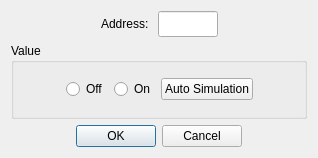
<?xml version="1.0" encoding="UTF-8"?>
<ui version="4.0">
 <class>DialogWriteCoilRegister</class>
 <widget class="QDialog" name="DialogWriteCoilRegister">
  <property name="geometry">
   <rect>
    <x>0</x>
    <y>0</y>
    <width>318</width>
    <height>158</height>
   </rect>
  </property>
  <property name="windowTitle">
   <string>Write Coil</string>
  </property>
  <layout class="QVBoxLayout" name="verticalLayout">
   <item>
    <layout class="QHBoxLayout" name="horizontalLayout_2">
     <item>
      <spacer name="horizontalSpacer_3">
       <property name="orientation">
        <enum>Qt::Orientation::Horizontal</enum>
       </property>
       <property name="sizeHint" stdset="0">
        <size>
         <width>20</width>
         <height>20</height>
        </size>
       </property>
      </spacer>
     </item>
     <item>
      <widget class="QLabel" name="labelAddress">
       <property name="text">
        <string>Address: </string>
       </property>
      </widget>
     </item>
     <item>
      <widget class="NumericLineEdit" name="lineEditAddress">
       <property name="sizePolicy">
        <sizepolicy hsizetype="Fixed" vsizetype="Fixed">
         <horstretch>0</horstretch>
         <verstretch>0</verstretch>
        </sizepolicy>
       </property>
       <property name="minimumSize">
        <size>
         <width>0</width>
         <height>26</height>
        </size>
       </property>
       <property name="maximumSize">
        <size>
         <width>60</width>
         <height>16777215</height>
        </size>
       </property>
       <property name="text">
        <string/>
       </property>
      </widget>
     </item>
     <item>
      <spacer name="horizontalSpacer_4">
       <property name="orientation">
        <enum>Qt::Orientation::Horizontal</enum>
       </property>
       <property name="sizeHint" stdset="0">
        <size>
         <width>40</width>
         <height>20</height>
        </size>
       </property>
      </spacer>
     </item>
    </layout>
   </item>
   <item>
    <widget class="QGroupBox" name="groupBox">
     <property name="title">
      <string>Value</string>
     </property>
     <layout class="QHBoxLayout" name="horizontalLayout_3">
      <item>
       <spacer name="horizontalSpacer">
        <property name="orientation">
         <enum>Qt::Orientation::Horizontal</enum>
        </property>
        <property name="sizeHint" stdset="0">
         <size>
          <width>10</width>
          <height>0</height>
         </size>
        </property>
       </spacer>
      </item>
      <item>
       <widget class="QRadioButton" name="radioButtonOff">
        <property name="text">
         <string>Off</string>
        </property>
       </widget>
      </item>
      <item>
       <widget class="QRadioButton" name="radioButtonOn">
        <property name="text">
         <string>On</string>
        </property>
       </widget>
      </item>
      <item>
       <widget class="QPushButton" name="pushButtonSimulation">
        <property name="text">
         <string>Auto Simulation</string>
        </property>
       </widget>
      </item>
      <item>
       <spacer name="horizontalSpacer_6">
        <property name="orientation">
         <enum>Qt::Orientation::Horizontal</enum>
        </property>
        <property name="sizeHint" stdset="0">
         <size>
          <width>10</width>
          <height>0</height>
         </size>
        </property>
       </spacer>
      </item>
     </layout>
    </widget>
   </item>
   <item>
    <widget class="QDialogButtonBox" name="buttonBox">
     <property name="standardButtons">
      <set>QDialogButtonBox::StandardButton::Cancel|QDialogButtonBox::StandardButton::Ok</set>
     </property>
     <property name="centerButtons">
      <bool>true</bool>
     </property>
    </widget>
   </item>
  </layout>
 </widget>
 <customwidgets>
  <customwidget>
   <class>NumericLineEdit</class>
   <extends>QLineEdit</extends>
   <header>numericlineedit.h</header>
  </customwidget>
 </customwidgets>
 <resources/>
 <connections>
  <connection>
   <sender>buttonBox</sender>
   <signal>accepted()</signal>
   <receiver>DialogWriteCoilRegister</receiver>
   <slot>accept()</slot>
   <hints>
    <hint type="sourcelabel">
     <x>248</x>
     <y>254</y>
    </hint>
    <hint type="destinationlabel">
     <x>157</x>
     <y>274</y>
    </hint>
   </hints>
  </connection>
  <connection>
   <sender>buttonBox</sender>
   <signal>rejected()</signal>
   <receiver>DialogWriteCoilRegister</receiver>
   <slot>reject()</slot>
   <hints>
    <hint type="sourcelabel">
     <x>316</x>
     <y>260</y>
    </hint>
    <hint type="destinationlabel">
     <x>286</x>
     <y>274</y>
    </hint>
   </hints>
  </connection>
 </connections>
</ui>
